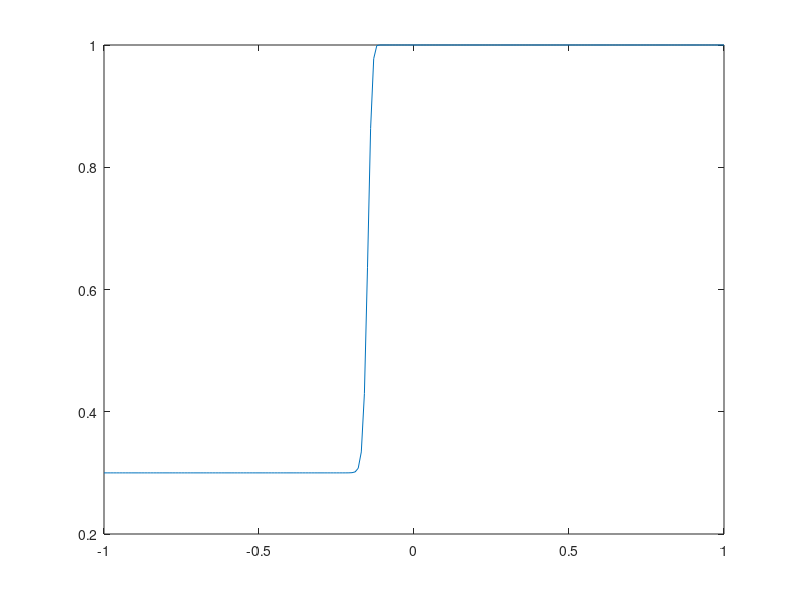

Recreate this plot in MATLAB.
clear all
%set x
N=200;
dx=2/N;
x=linspace(-1,1,N+1);
%set t
M=50;
tf=0.5;
dt=tf/M;
%Problem b1
u1=0.3;
u2=1;
%Set initial Condition
v0=(u1+u2)/2+(u2-u1)/2*tanh(20*x);
v=zeros(M+1,N+1);
v(1,:)=v0;

for n=1:M
    v(n+1,1)=u1;
    v(n+1,N+1)=u2;
    for j=2:N
        v(n+1,j)=1/2*(v(n,j-1)+v(n,j+1))-dt/dx/2*(v(n,j+1)*(1-v(n,j+1))-v(n,j-1)*(1-v(n,j-1)));
    end
end
plot(x,v(M+1,:))
